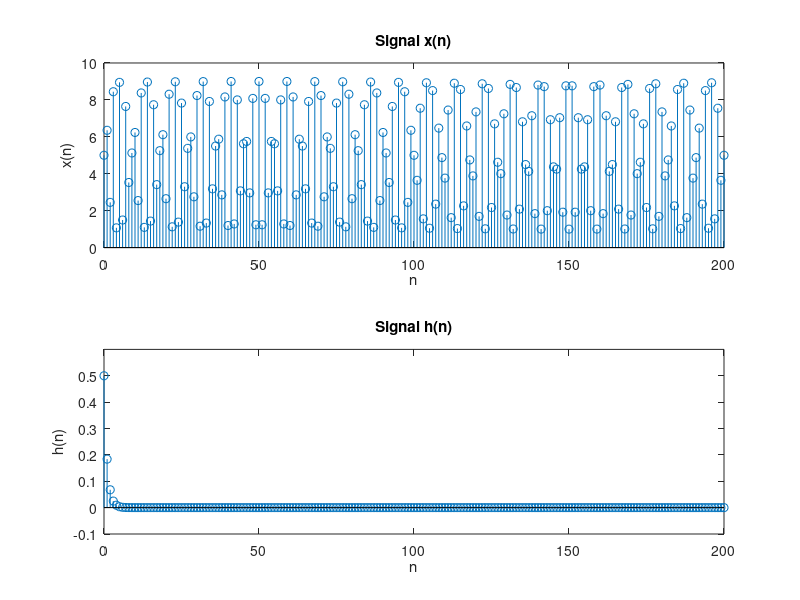

Write the MATLAB code that produced this figure. (Note: this script raises an error after producing the figure.)
clc;
clear all;
close all;

n = 0:200;

% Q1.1.
figure(1);

xn = 5 * cos(22 * pi * n) + 4 * sin(0.89 * pi * n);
hn = 0.5 * exp(-n);

subplot(2, 1, 1);
stem(n, xn);
title('Signal x(n)');
xlabel('n');
ylabel('x(n)');

subplot(2, 1, 2);
stem(n, hn);
ylim([-0.1 0.6]);
title('Signal h(n)');
xlabel('n');
ylabel('h(n)');

% Q1.2.
figure(2);

[yn, no] = nhan_2_tin_hieu(xn, n, hn, n);

stem(no, yn);
title('Signal y(n) = x(n) * h(n)');
xlabel('n');
ylabel('y(n)');

% Q1.3.

k = -200:200;
w = (pi / 100) * k;

figure(3);
X = xn * exp(-j * pi / 100).^(n' * k);
magX = abs(X);
angX = angle(X);

subplot(2, 1, 1);
plot(w / pi, magX);
title('Magnitude Part of X');
xlabel('frequency in pi units');
ylabel('X');
grid;

subplot(2, 1, 2);
plot(w / pi, angX);
title('Angle Part of X');
xlabel('frequency in pi units');
ylabel('radians/pi');
grid;

figure(4);
Y = yn * exp(-j * pi / 100).^(n' * k);
magY = abs(Y);
angY = angle(Y);

subplot(2, 1, 1);
plot(w / pi, magY);
title('Magnitude Part of Y');
xlabel('frequency in pi units');
ylabel('Y');
grid;

subplot(2, 1, 2);
plot(w / pi, angY);
title('Angle Part of Y');
xlabel('frequency in pi units');
ylabel('radians/pi');
grid;

% Q1.4.
figure(5);

M = 51;
wc = pi / 2;

hd = ideal_lp(wc, M);
w_hamming = hamming(M)';

h1 = hd .* w_hamming;
[y1, no] = nhan_2_tin_hieu(xn, n, h1, 0:M - 1);
Y1 = fft(y1);

stem(n, abs(Y1));
xlim([min(n) max(n) + 1]);
title('FFT of Y1');
xlabel('Frequency index');
ylabel('Amplitude');
